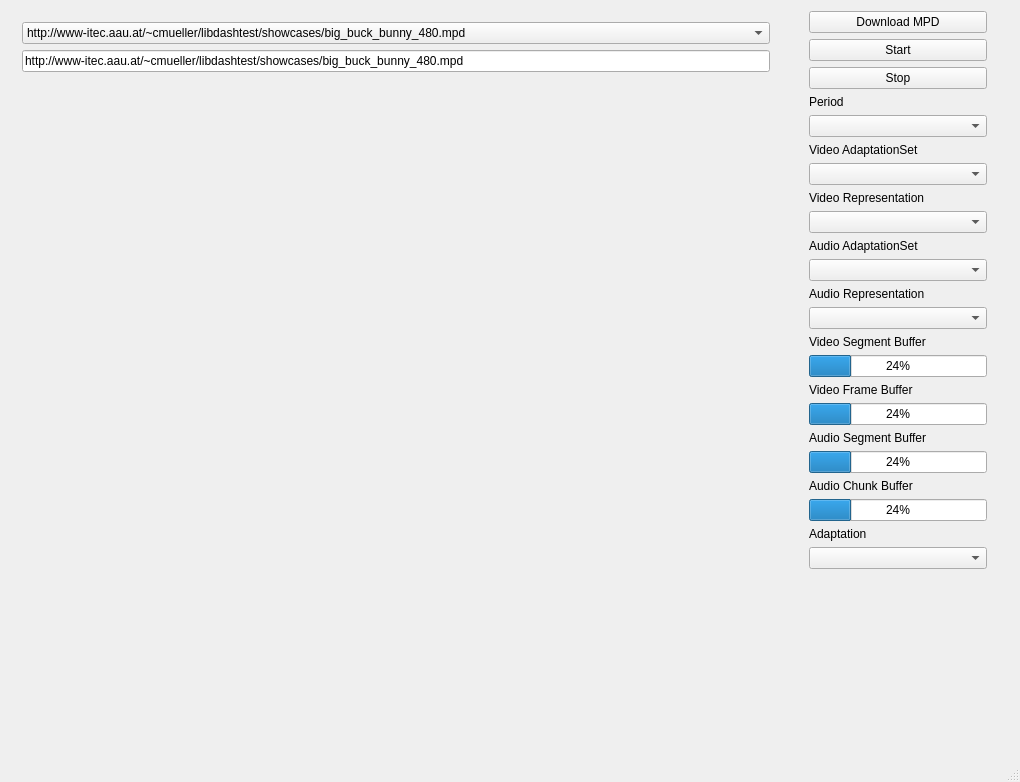
<?xml version="1.0" encoding="UTF-8"?>
<ui version="4.0">
 <class>QtSamplePlayerClass</class>
 <widget class="QMainWindow" name="QtSamplePlayerClass">
  <property name="enabled">
   <bool>true</bool>
  </property>
  <property name="geometry">
   <rect>
    <x>0</x>
    <y>0</y>
    <width>1020</width>
    <height>782</height>
   </rect>
  </property>
  <property name="windowTitle">
   <string>libdash player</string>
  </property>
  <widget class="QWidget" name="centralWidget">
   <layout class="QHBoxLayout" name="horizontalLayout">
    <item>
     <widget class="QWidget" name="widget" native="true">
      <property name="enabled">
       <bool>true</bool>
      </property>
      <property name="minimumSize">
       <size>
        <width>600</width>
        <height>0</height>
       </size>
      </property>
      <layout class="QVBoxLayout" name="verticalLayout_3">
       <item>
        <widget class="QComboBox" name="cb_mpd">
         <item>
          <property name="text">
           <string>http://www-itec.aau.at/~cmueller/libdashtest/showcases/big_buck_bunny_480.mpd</string>
          </property>
         </item>
         <item>
          <property name="text">
           <string>http://www-itec.aau.at/~cmueller/libdashtest/showcases/redbull_2_resolutions.mpd</string>
          </property>
         </item>
         <item>
          <property name="text">
           <string>http://www-itec.aau.at/~cmueller/libdashtest/showcases/redbull_segment_template.mpd</string>
          </property>
         </item>
         <item>
          <property name="text">
           <string>http://dash.edgesuite.net/dash264/TestCases/1a/netflix/exMPD_BIP_TC1.mpd</string>
          </property>
         </item>
         <item>
          <property name="text">
           <string>http://dash.edgesuite.net/dash264/TestCases/1a/sony/SNE_DASH_SD_CASE1A_REVISED.mpd</string>
          </property>
         </item>
         <item>
          <property name="text">
           <string>http://dash.edgesuite.net/dash264/TestCases/1b/envivio/manifest.mpd</string>
          </property>
         </item>
         <item>
          <property name="text">
           <string>http://dash.edgesuite.net/dash264/TestCases/1b/thomson-networks/manifest.mpd</string>
          </property>
         </item>
         <item>
          <property name="text">
           <string>http://dash.edgesuite.net/dash264/TestCases/1c/envivio/manifest.mpd</string>
          </property>
         </item>
         <item>
          <property name="text">
           <string>http://dash.edgesuite.net/dash264/TestCases/2a/envivio/manifest.mpd</string>
          </property>
         </item>
         <item>
          <property name="text">
           <string>http://dash.edgesuite.net/dash264/TestCases/2a/sony/SNE_DASH_CASE_2A_SD_REVISED.mpd</string>
          </property>
         </item>
         <item>
          <property name="text">
           <string>http://dash.edgesuite.net/dash264/TestCases/2a/thomson-networks/manifest.mpd</string>
          </property>
         </item>
         <item>
          <property name="text">
           <string>http://dash.edgesuite.net/dash264/TestCases/3a/fraunhofer/ed.mpd</string>
          </property>
         </item>
         <item>
          <property name="text">
           <string>http://dash.edgesuite.net/dash264/TestCases/3b/fraunhofer/elephants_dream_heaac2_0.mpd</string>
          </property>
         </item>
         <item>
          <property name="text">
           <string>http://dash.edgesuite.net/dash264/TestCases/3b/sony/SNE_DASH_CASE3B_SD_REVISED.mpd</string>
          </property>
         </item>
         <item>
          <property name="text">
           <string>http://dash.edgesuite.net/dash264/TestCases/4b/sony/SNE_DASH_CASE4B_SD_REVISED.mpd</string>
          </property>
         </item>
         <item>
          <property name="text">
           <string>http://dash.edgesuite.net/dash264/TestCases/5a/1/manifest.mpd</string>
          </property>
         </item>
         <item>
          <property name="text">
           <string>http://dash.edgesuite.net/dash264/TestCases/5b/1/manifest.mpd</string>
          </property>
         </item>
         <item>
          <property name="text">
           <string>http://dash.edgesuite.net/dash264/TestCases/6c/envivio/manifest.mpd</string>
          </property>
         </item>
         <item>
          <property name="text">
           <string>http://dash.edgesuite.net/dash264/TestCases/6c/envivio/manifest2.mpd</string>
          </property>
         </item>
         <item>
          <property name="text">
           <string>http://tvnlive.dashdemo.edgesuite.net/live/manifest.mpd</string>
          </property>
         </item>
         <item>
          <property name="text">
           <string>http://ftp-itec.uni-klu.ac.at/dash/conformance/mp4-full-gdr/mp4-full-gdr-mpd-AV-BS.mpd</string>
          </property>
         </item>
         <item>
          <property name="text">
           <string>http://ftp-itec.uni-klu.ac.at/dash/conformance/mp4-full-gdr/mp4-full-gdr-mpd-AV-NBS.mpd</string>
          </property>
         </item>
         <item>
          <property name="text">
           <string>http://ftp-itec.uni-klu.ac.at/dash/conformance/mp4-live-periods/mp4-live-periods-mpd.mpd</string>
          </property>
         </item>
         <item>
          <property name="text">
           <string>http://ftp-itec.uni-klu.ac.at/dash/conformance/mp4-live/mp4-live-mpd-AV-BS.mpd</string>
          </property>
         </item>
         <item>
          <property name="text">
           <string>http://ftp-itec.uni-klu.ac.at/dash/conformance/mp4-live/mp4-live-mpd-AV-NBS.mpd</string>
          </property>
         </item>
         <item>
          <property name="text">
           <string>http://ftp-itec.uni-klu.ac.at/dash/conformance/mp4-main-multi/mp4-main-multi-mpd-AV-NBS.mpd</string>
          </property>
         </item>
         <item>
          <property name="text">
           <string>http://ftp-itec.uni-klu.ac.at/dash/conformance/mp4-main-ogop/mp4-main-ogop-mpd-AV-BS.mpd</string>
          </property>
         </item>
         <item>
          <property name="text">
           <string>http://ftp-itec.uni-klu.ac.at/dash/conformance/mp4-main-ogop/mp4-main-ogop-mpd-AV-NBS.mpd</string>
          </property>
         </item>
         <item>
          <property name="text">
           <string>http://ftp-itec.uni-klu.ac.at/dash/conformance/mp4-onDemand/mp4-onDemand-mpd-AV.mpd</string>
          </property>
         </item>
        </widget>
       </item>
       <item>
        <widget class="QLineEdit" name="lineEdit_mpd">
         <property name="text">
          <string>http://www-itec.aau.at/~cmueller/libdashtest/showcases/big_buck_bunny_480.mpd</string>
         </property>
        </widget>
       </item>
       <item>
        <widget class="sampleplayer::renderer::QTGLRenderer" name="videoelement" native="true">
         <property name="enabled">
          <bool>true</bool>
         </property>
         <property name="minimumSize">
          <size>
           <width>100</width>
           <height>100</height>
          </size>
         </property>
         <layout class="QVBoxLayout" name="videoLayout"/>
        </widget>
       </item>
      </layout>
     </widget>
    </item>
    <item>
     <widget class="QWidget" name="w_controls" native="true">
      <property name="sizePolicy">
       <sizepolicy hsizetype="Fixed" vsizetype="Preferred">
        <horstretch>0</horstretch>
        <verstretch>0</verstretch>
       </sizepolicy>
      </property>
      <layout class="QVBoxLayout" name="verticalLayout">
       <property name="topMargin">
        <number>0</number>
       </property>
       <item>
        <widget class="QWidget" name="w_boxes" native="true">
         <property name="minimumSize">
          <size>
           <width>200</width>
           <height>0</height>
          </size>
         </property>
         <property name="maximumSize">
          <size>
           <width>200</width>
           <height>800</height>
          </size>
         </property>
         <layout class="QVBoxLayout" name="verticalLayout_2">
          <property name="topMargin">
           <number>0</number>
          </property>
          <item>
           <widget class="QPushButton" name="button_mpd">
            <property name="text">
             <string>Download MPD</string>
            </property>
           </widget>
          </item>
          <item>
           <widget class="QPushButton" name="button_start">
            <property name="text">
             <string>Start</string>
            </property>
           </widget>
          </item>
          <item>
           <widget class="QPushButton" name="button_stop">
            <property name="text">
             <string>Stop</string>
            </property>
           </widget>
          </item>
          <item>
           <widget class="QLabel" name="label_period">
            <property name="text">
             <string>Period</string>
            </property>
           </widget>
          </item>
          <item>
           <widget class="QComboBox" name="cb_period"/>
          </item>
          <item>
           <widget class="QLabel" name="label">
            <property name="text">
             <string>Video AdaptationSet</string>
            </property>
           </widget>
          </item>
          <item>
           <widget class="QComboBox" name="cb_video_adaptationset"/>
          </item>
          <item>
           <widget class="QLabel" name="label_2">
            <property name="text">
             <string>Video Representation</string>
            </property>
           </widget>
          </item>
          <item>
           <widget class="QComboBox" name="cb_video_representation">
            <property name="minimumSize">
             <size>
              <width>0</width>
              <height>0</height>
             </size>
            </property>
           </widget>
          </item>
          <item>
           <widget class="QLabel" name="label_audio_adaptationset">
            <property name="text">
             <string>Audio AdaptationSet</string>
            </property>
           </widget>
          </item>
          <item>
           <widget class="QComboBox" name="cb_audio_adaptationset"/>
          </item>
          <item>
           <widget class="QLabel" name="label_audio_representation">
            <property name="text">
             <string>Audio Representation</string>
            </property>
           </widget>
          </item>
          <item>
           <widget class="QComboBox" name="cb_audio_representation"/>
          </item>
          <item>
           <widget class="QLabel" name="label_5">
            <property name="text">
             <string>Video Segment Buffer</string>
            </property>
           </widget>
          </item>
          <item>
           <widget class="QProgressBar" name="progressBar_V">
            <property name="value">
             <number>24</number>
            </property>
           </widget>
          </item>
          <item>
           <widget class="QLabel" name="label_6">
            <property name="text">
             <string>Video Frame Buffer</string>
            </property>
           </widget>
          </item>
          <item>
           <widget class="QProgressBar" name="progressBar_VF">
            <property name="value">
             <number>24</number>
            </property>
           </widget>
          </item>
          <item>
           <widget class="QLabel" name="label_7">
            <property name="text">
             <string>Audio Segment Buffer</string>
            </property>
           </widget>
          </item>
          <item>
           <widget class="QProgressBar" name="progressBar_A">
            <property name="value">
             <number>24</number>
            </property>
           </widget>
          </item>
          <item>
           <widget class="QLabel" name="label_8">
            <property name="text">
             <string>Audio Chunk Buffer</string>
            </property>
           </widget>
          </item>
          <item>
           <widget class="QProgressBar" name="progressBar_AC">
            <property name="value">
             <number>24</number>
            </property>
           </widget>
          </item>
          <item>
           <widget class="QLabel" name="label_3">
            <property name="minimumSize">
             <size>
              <width>0</width>
              <height>0</height>
             </size>
            </property>
            <property name="text">
             <string>Adaptation</string>
            </property>
           </widget>
          </item>
          <item>
           <widget class="QComboBox" name="comboBox_Adaptation">
            <property name="acceptDrops">
             <bool>true</bool>
            </property>
           </widget>
          </item>
          <item>
           <spacer name="verticalSpacer">
            <property name="orientation">
             <enum>Qt::Vertical</enum>
            </property>
            <property name="sizeHint" stdset="0">
             <size>
              <width>20</width>
              <height>40</height>
             </size>
            </property>
           </spacer>
          </item>
         </layout>
        </widget>
       </item>
      </layout>
     </widget>
    </item>
   </layout>
  </widget>
  <widget class="QStatusBar" name="statusBar"/>
 </widget>
 <layoutdefault spacing="6" margin="11"/>
 <customwidgets>
  <customwidget>
   <class>sampleplayer::renderer::QTGLRenderer</class>
   <extends>QWidget</extends>
   <header>Renderer/QTGLRenderer.h</header>
   <container>1</container>
  </customwidget>
 </customwidgets>
 <resources>
  <include location="qtsampleplayer.qrc"/>
 </resources>
 <connections/>
</ui>
